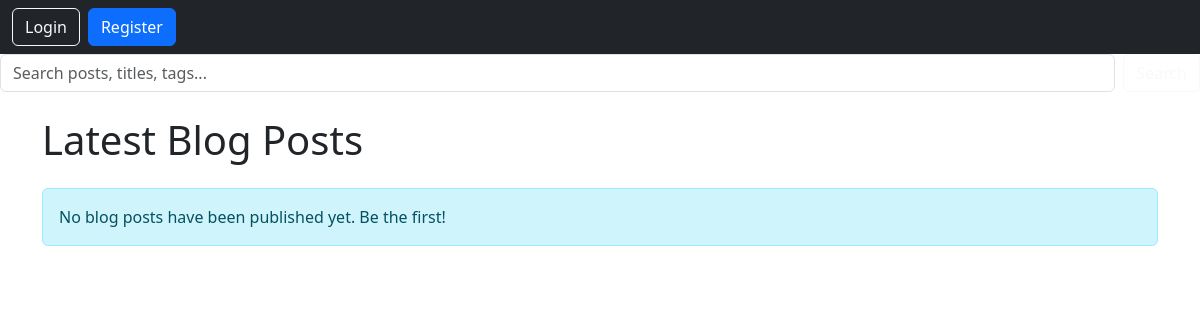
The app's page /, older data.
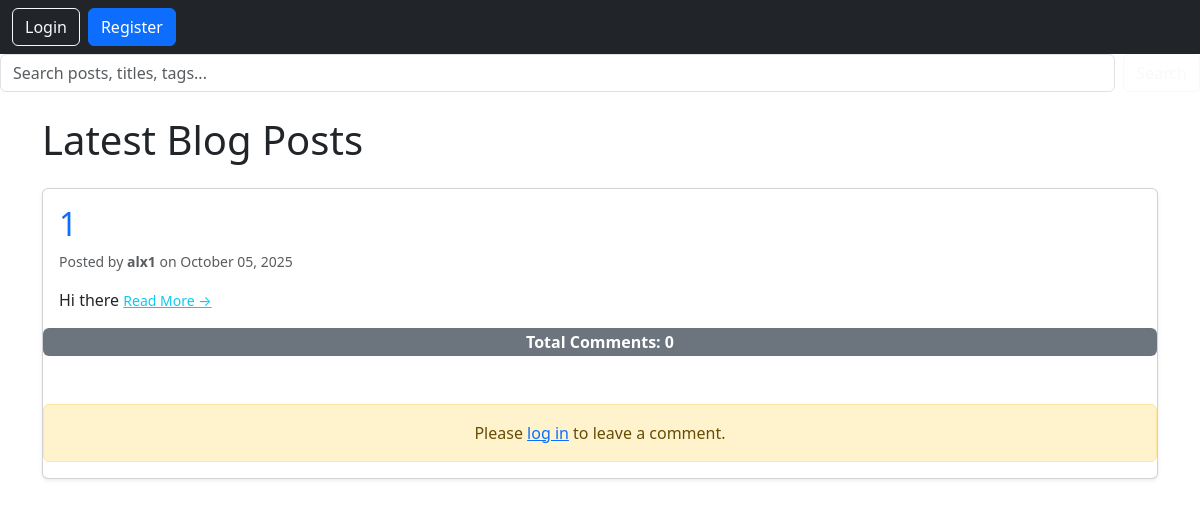
The same page, newer data.
### blog/models.py (models this page shows, shortened)
class Post(models.Model):
    title = models.CharField(max_length=200)
    content = models.TextField()
    published_date = models.DateTimeField(auto_now_add=True)
    author = models.ForeignKey(User, on_delete=models.CASCADE)

### blog/views.py (the view)
class PostListView(ListView):
    model = Post
    template_name = 'blog/post_list.html'
    context_object_name = 'posts'
    ordering = ['-published_date']
    def get_context_data(self, **kwargs):
        context = super().get_context_data(**kwargs)
        context['all_comments'] = Comment.objects.all()
        return context

### blog/templates/blog/post_list.html (shortened to what this page needs)
{% extends 'blog/base.html' %}
{% block content %}
<h1 class="mb-4">Latest Blog Posts</h1>
{% for post in posts %}
    <article class="card mb-4 shadow-sm">
        <div class="card-body">
            <h2 class="card-title">
                <a href="{% url 'post-detail' pk=post.pk %}" class="text-decoration-none text-primary">
                    {{ post.title }}
                </a>
            </h2>
            <p class="card-text text-muted small">
                Posted by <span class="fw-bold">{{ post.author.username }}</span> on {{ post.published_date|date:"F d, Y" }}
            </p>
            <p class="card-text">
                {{ post.content|truncatechars:200 }}
                <a href="{% url 'post-detail' pk=post.pk %}" class="text-info small">Read More &rarr;</a>
            </p>
        </div>
        <span class="badge bg-secondary fs-6">
        Total Comments: {{ all_comments|length }}
    </span>{% if user.is_authenticated %}
    <div class="card p-4 mt-5 shadow">
        <h5>Leave a Comment:</h5>
        <form method="POST" action="{% url 'comment-create' pk=post.pk %}">
            {% csrf_token %}
            <div class="mb-3">
                <label for="{{ comment_form.content.id_for_label }}" class="form-label">{{ comment_form.content.label }}</label>
                {{ comment_form.content }}
                {% for error in comment_form.content.errors %}
                    <div class="invalid-feedback d-block">{{ error }}</div>
                {% endfor %}
            </div>
            <button type="submit" class="btn btn-primary">Submit Comment</button>
        </form>
    </div>
{% else %}
    <div class="alert alert-warning text-center mt-5">
        Please <a href="{% url 'login' %}">log in</a> to leave a comment.
    </div>
{% endif %}
    </article>
{% empty %}
    <div class="alert alert-info" role="alert">
        No blog posts have been published yet. Be the first!
    </div>
{% endfor %}
{% endblock content %}

### blog/templates/blog/base.html (shortened to what this page needs)
<!DOCTYPE html>
{% load static %}
<html lang="en">
<head>
    <link rel="stylesheet" href="{% static 'css/main.css' %}">
</head>
<body>
    <nav class="navbar navbar-expand-lg navbar-dark bg-dark">
        <div class="container-fluid">
            <div class="d-flex">
                {% if user.is_authenticated %}
                    <span class="text-white me-3">Welcome, {{ user.username }}</span>
                    <a href="{% url 'profile' %}" class="btn btn-outline-light me-2">Profile</a>
                    <a href="{% url 'logout' %}" class="btn btn-danger">Logout</a>
                {% else %}
                    <a href="{% url 'login' %}" class="btn btn-outline-light me-2">Login</a>
                    <a href="{% url 'register' %}" class="btn btn-primary">Register</a>
                {% endif %}
            </div>
        </div>
    </nav>
    <form action="{% url 'post-search' %}" method="GET" class="d-flex">
    <input
        type="search"
        name="q"
        class="form-control me-2"
        placeholder="Search posts, titles, tags..."
        aria-label="Search"
        value="{{ request.GET.q|default_if_none:'' }}"
    >
    <button class="btn btn-outline-light" type="submit">Search</button>
</form>
    <div class="container mt-4">
        {% block content %}
        {% endblock content %}
    </div>
</body>

Row changes from the older to the newer data that the page shows:
added Post: title "1", author.username "alx1", published_date "October 05, 2025", content "Hi there", all_comments "0"
Text that changed along with them:
text no longer shown: "No blog posts have been published yet. Be the first!"
